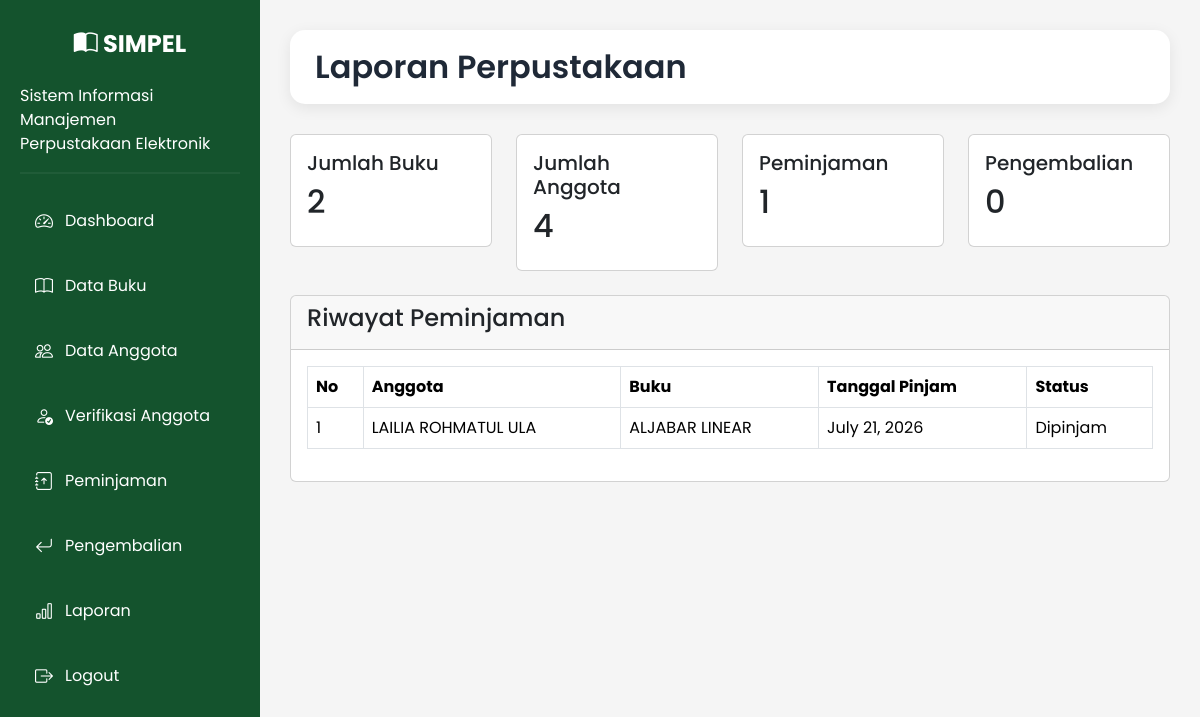
The page /laporan/ (signed in) on the database its author committed.
### library/models.py (models this page shows, shortened)
class Peminjaman(models.Model):
    STATUS = (
        ('Dipinjam', 'Dipinjam'),
        ('Dikembalikan', 'Dikembalikan'),
    )
    anggota = models.ForeignKey(Anggota, on_delete=models.CASCADE)
    buku = models.ForeignKey(Buku, on_delete=models.CASCADE)
    tanggal_pinjam = models.DateField()
    tanggal_kembali = models.DateField()
    status = models.CharField(max_length=20, choices=STATUS, default='Dipinjam')

class Anggota(models.Model):
    STATUS = (
        ('Menunggu', 'Menunggu'),
        ('Disetujui', 'Disetujui'),
        ('Ditolak', 'Ditolak'),
    )
    user = models.OneToOneField(
        User,
        on_delete=models.CASCADE,
        null=True,
        blank=True
    )
    nim = models.CharField(max_length=20)
    nama = models.CharField(max_length=100)
    prodi = models.CharField(max_length=100)
    fakultas = models.CharField(max_length=100)
    no_hp = models.CharField(max_length=20)
    alamat = models.TextField()
    status = models.CharField(
        max_length=20,
        choices=STATUS,
        default='Menunggu'
    )

class Buku(models.Model):
    kode_buku = models.CharField(max_length=20, unique=True)
    judul = models.CharField(max_length=200)
    penulis = models.CharField(max_length=100)
    penerbit = models.CharField(max_length=100)
    tahun_terbit = models.PositiveIntegerField()
    kategori = models.CharField(max_length=100)
    isbn = models.CharField(max_length=20, blank=True)
    lokasi_rak = models.CharField(
        max_length=50,
        default="Rak A1"
    )
    kondisi = models.CharField(
        max_length=20,
        choices=[
            ('Baik', 'Baik'),
            ('Rusak', 'Rusak'),
        ],
        default='Baik'
    )
    stok = models.PositiveIntegerField(default=0)

### library/views.py (the view)
# urls.py: path('laporan/', views.laporan, name='laporan'),
@login_required(login_url='login')
def laporan(request):
    buku = Buku.objects.count()
    anggota = Anggota.objects.count()
    peminjaman = Peminjaman.objects.count()
    pengembalian = Pengembalian.objects.count()
    context = {
        'jumlah_buku': buku,
        'jumlah_anggota': anggota,
        'jumlah_peminjaman': peminjaman,
        'jumlah_pengembalian': pengembalian,
        'data_peminjaman': Peminjaman.objects.all(),
        'data_pengembalian': Pengembalian.objects.all(),
    }
    return render(request, 'library/laporan.html', context)

### library/templates/library/laporan.html (shortened to what this page needs)
{% extends 'library/base.html' %}
{% block content %}
<div class="topbar">
    <h2>Laporan Perpustakaan</h2>
</div>
<div class="row">
    <div class="col-md-3">
        <div class="card p-3">
            <h5>Jumlah Buku</h5>
            <h2>{{ jumlah_buku }}</h2>
        </div>
    </div>
    <div class="col-md-3">
        <div class="card p-3">
            <h5>Jumlah Anggota</h5>
            <h2>{{ jumlah_anggota }}</h2>
        </div>
    </div>
    <div class="col-md-3">
        <div class="card p-3">
            <h5>Peminjaman</h5>
            <h2>{{ jumlah_peminjaman }}</h2>
        </div>
    </div>
    <div class="col-md-3">
        <div class="card p-3">
            <h5>Pengembalian</h5>
            <h2>{{ jumlah_pengembalian }}</h2>
        </div>
    </div>
</div>
<br>
<div class="card">
<div class="card-header">
    <h4>Riwayat Peminjaman</h4>
</div>
<div class="card-body">
<table class="table table-bordered">
<tr>
    <th>No</th>
    <th>Anggota</th>
    <th>Buku</th>
    <th>Tanggal Pinjam</th>
    <th>Status</th>
</tr>
{% for p in data_peminjaman %}
<tr>
    <td>{{ forloop.counter }}</td>
    <td>{{ p.anggota.nama }}</td>
    <td>{{ p.buku.judul }}</td>
    <td>{{ p.tanggal_pinjam }}</td>
    <td>{{ p.status }}</td>
</tr>
{% endfor %}
</table>
</div>
</div>
{% endblock %}

### library/static/css/style.css (style rules this page uses)
* { margin:0; padding:0; box-sizing:border-box; font-family:'Poppins',sans-serif; }
body { background:#f5f5f5; }
.topbar { background:#ffffff; border-radius:15px; padding:18px 25px; display:flex; justify-content:space-between; align-items:center; margin-bottom:30px; box-shadow:0 4px 15px rgba(0,0,0,.08); }
.topbar h2 { color:#1F2937; font-weight:600; margin:0; }
.table td { vertical-align:middle; }

### rows shown on the page
Peminjaman: anggota.nama "LAILIA ROHMATUL ULA", buku.judul "ALJABAR LINEAR", tanggal_pinjam "July 21, 2026", status "Dipinjam"

### other values the page prints
{{ jumlah_buku }} "2"
{{ jumlah_anggota }} "4"
{{ jumlah_peminjaman }} "1"
{{ jumlah_pengembalian }} "0"
